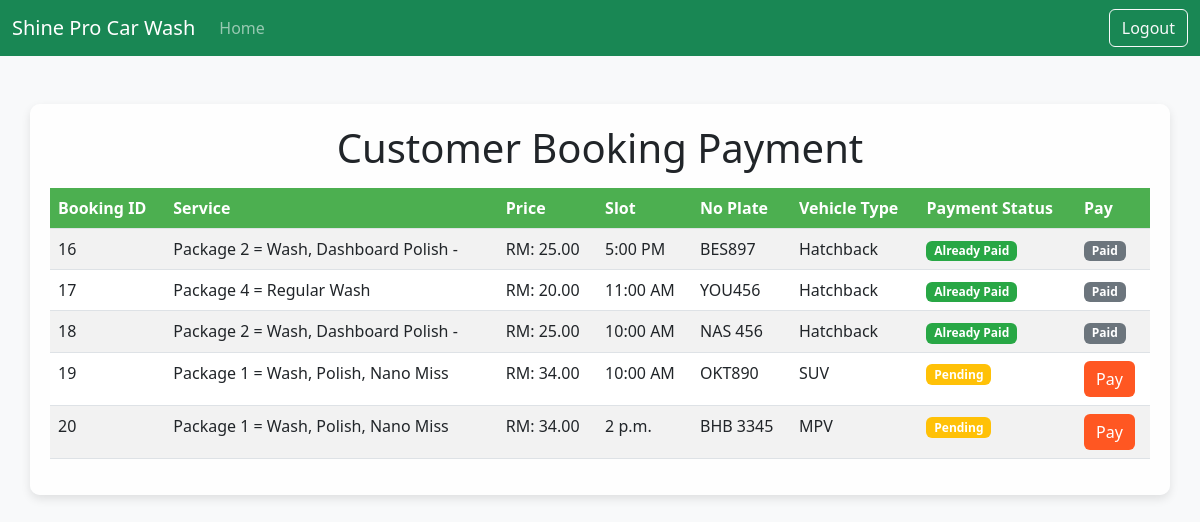
The app's page /payment/2/ with its own data.
### carwash/models.py (models this page shows)
class Booking(models.Model):
    booking_id = models.AutoField(primary_key=True)
    customer = models.ForeignKey(User, on_delete=models.CASCADE)
    service = models.ForeignKey(Service, on_delete=models.CASCADE)
    vehicle_type = models.CharField(null=True,max_length=20)
    no_plate = models.CharField(max_length=15,null=True,blank=True)
    no_phone = models.CharField(max_length=100,null=True,blank=True)
    slot = models.CharField(null=True, max_length=50)
    status = models.CharField(max_length=100,default="Not yet")
    payment_status = models.BooleanField(default=False)
    payment_proof = models.FileField(upload_to='payment_receipts/', null=True, blank=True)

class Service(models.Model):
    service_id = models.AutoField(primary_key=True)
    service_name = models.CharField(max_length=100)
    price = models.DecimalField(max_digits=10, decimal_places=2)

### carwash/views.py (the view)
# urls.py: path('payment/<int:user_id>/', views.payment_customer, name='payment_customer'),
def payment_customer(request, user_id):
    bookings = Booking.objects.all()
    context = {
        'bookings': bookings,
        'Allservices': Service.objects.all(),
        'user_id':user_id
    }
    return render(request, 'carwash/paymentCustomer.html', context)

### carwash/templates/carwash/paymentCustomer.html (shortened to what this page needs)
<!DOCTYPE html>
<html lang="en">
<head>
    <link href="https://cdn.jsdelivr.net/npm/bootstrap@5.3.0-alpha3/dist/css/bootstrap.min.css" rel="stylesheet">
</head>
<body>
    <nav class="navbar navbar-expand-lg navbar-dark bg-success">
        <div class="container-fluid">
            <a class="navbar-brand" href="#">Shine Pro Car Wash</a>
            <div class="collapse navbar-collapse" id="navbarNav">
                <ul class="navbar-nav me-auto mb-2 mb-lg-0">
                    <li class="nav-item">
                        <a class="nav-link" href="{% url 'adminMain' user_id=request.user.id %}">Home</a>
                    </li>
                </ul>
                <a class="btn btn-outline-light" href="{% url 'logout' %}">Logout</a>
            </div>
        </div>
    </nav>
    <div class="container mt-5">
        <h1 class="text-center">Customer Booking Payment</h1>
        <table class="table table-striped mt-3">
            <thead>
                <tr>
                    <th>Booking ID</th>
                    <th>Service</th>
                    <th>Price</th>
                    <th>Slot</th>
                    <th>No Plate</th>
                    <th>Vehicle Type</th>
                    <th>Payment Status</th>
                    <th>Pay</th>
                </tr>
            </thead>
            <tbody>
                {% if bookings %}
                {% for booking in bookings %}
                <tr>
                    <td>{{ booking.booking_id }}</td>
                    {% for service in Allservices %}
                    {% if service.service_id == booking.service_id %}
                    <td>{{ service.service_name }}</td>
                    <td>RM: {{ service.price }}</td>
                    {% endif %}
                    {% endfor %}
                    <td>{{ booking.slot }}</td>
                    <td>{{ booking.no_plate }}</td>
                    <td>{{ booking.vehicle_type }}</td>
                    <td>
                        <span
                            class="badge {% if booking.payment_status %}badge-success{% else %}badge-warning{% endif %}">
                            {% if booking.payment_status %}Already Paid{% else %}Pending{% endif %}
                        </span>
                    </td>
                    <td>
                        {% if not booking.payment_status %}
                        <button type="button" class="btn btn-primary" data-bs-toggle="modal"
                            data-bs-target="#paymentModal{{ booking.booking_id }}">
                            Pay
                        </button>
                        {% else %}
                        <span class="badge bg-secondary">Paid</span>
                        {% endif %}
                    </td>
                </tr>
                {% endfor %}
                {% else %}
                <tr>
                    <td colspan="8" class="text-center">No bookings available.</td>
                </tr>
                {% endif %}
            </tbody>
        </table>
    </div>
</body>
</html>

### carwash/templates/carwash/paymentCustomer.html (style rules this page uses)
body { background-color: #f8f9fa; }
.navbar { background-color: #4CAF50; }
.container { margin-top: 30px; background-color: rgba(255, 255, 255, 0.9); padding: 20px; border-radius: 10px; box-shadow: 0 4px 10px rgba(0, 0, 0, 0.1); }
.btn-primary { background-color: #FF5722; border: none; }
.table thead th { background-color: #4CAF50; color: white; }
.badge-success { background-color: #28a745; }
.badge-warning { background-color: #ffc107; }

### records on screen
Booking: booking_id "16", slot "5:00 PM", no_plate "BES897", vehicle_type "Hatchback", payment_status "Already Paid"
Service: service_name "Package 2 = Wash, Dashboard Polish -", price "25.00"
Booking: booking_id "17", slot "11:00 AM", no_plate "YOU456", vehicle_type "Hatchback", payment_status "Already Paid"
Service: service_name "Package 4 = Regular Wash", price "20.00"
Booking: booking_id "18", slot "10:00 AM", no_plate "NAS 456", vehicle_type "Hatchback", payment_status "Already Paid"
Booking: booking_id "19", slot "10:00 AM", no_plate "OKT890", vehicle_type "SUV", payment_status "Pending"
Service: service_name "Package 1 = Wash, Polish, Nano Miss", price "34.00"
Booking: booking_id "20", slot "2 p.m.", no_plate "BHB 3345", vehicle_type "MPV", payment_status "Pending"
